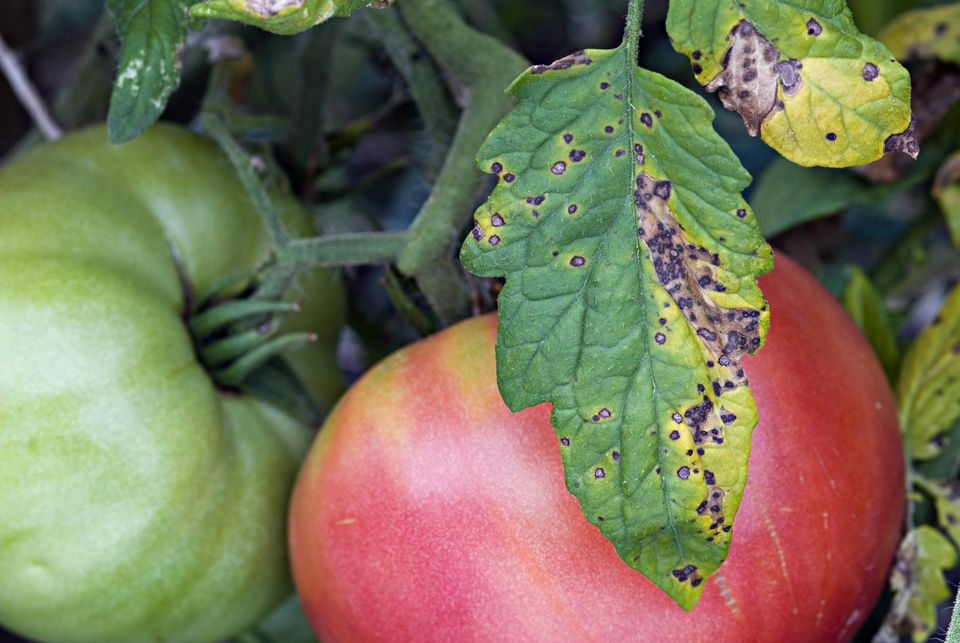
#> input picture lab2/choroby_sort/01.jpg, 960 x 643 px; its folder holds only this picture in this run
$ jupyter execute --allow-errors 'PUMY 2_poprawione.ipynb'
#> lines starting #> are read from the running program, lines starting #| are printed output that depends on the picture
# Zadanie 1. Celem zadania jest zapoznanie się z metodą analizy głównych składowych (ang. Principal Component Analysis, PCA). Pracować będziemy na zbiorze Plantdoc dataset1. Jest to zbiór zdjęć przedstawiający choroby popularnych roślin uprawnych.

## Preprocesing danych

### 1. Wybierz ze zbioru Plantdoc podzbiór kilkudziesięciu (np. 60) zdjęć przedstawiających trzy choroby roślin jednego gatunku (np. 3 choroby ziemniaków lub 3 choroby pomidorów, po 20 zdjęć dla każdej choroby).

#### Wybrano choroby pomidorów
#### - Tomato Septoria leaf spot
#### - Tomato leaf bacterial spot
#### - Tomato leaf mosaic virus

### zmiana nazw plików zdjęciowych aby ułatwić rozróżnianie chorób

[cell 1]
# import os

# # Ścieżka do folderu z plikami
# folder_path = "choroba3"

# # Pobierz listę plików w folderze
# files = os.listdir(folder_path)

# # Zainicjuj zmienną licznikową
# count = 41

# # Iteruj przez każdy plik w folderze
# for filename in files:
#     # Buduj nową nazwę pliku z numerem
#     new_filename = str(count) + ".jpg"  # Zmiana rozszerzenia pliku jeśli potrzebne

#     # Buduj pełną ścieżkę do pliku
#     old_filepath = os.path.join(folder_path, filename)
#     new_filepath = os.path.join(folder_path, new_filename)

#     # Zmień nazwę pliku
#     os.rename(old_filepath, new_filepath)

#     # Zwiększ licznik
#     count += 1

### 2. Wczytaj zdjęcia do pamięci. Po wczytaniu każde zdjęcie będzie trójwymiarowym tensorem. Można wykorzystać funkcję matplotlib.imread albo wykorzystać bibliotkę imageio lub Pillow.

[cell 2]
import os
import numpy as np
import matplotlib.pyplot as plt
from PIL import Image

[cell 3]
def load_images_from_folder(folder):
#> called with folder = 'choroby_sort'
    images = []
    for filename in os.listdir(folder):
        img = Image.open(os.path.join(folder, filename))
#> img is the input picture: PIL image 960x643 RGB; mean R, G, B 121, 116, 89.2
        if img is not None:
            images.append(img)
    return images

### 3. Przeskaluj wszystkie zdjęcia do rozdzielczości 224 × 224, tak aby wszystkie obrazy miały ten sam rozmiar, równy 224 × 224 × 3.

[cell 4]
def resize_images(images, target_size=(224, 224)):
    resized_images = []
    for img in images:
        resized_img = img.resize(target_size)
        resized_images.append(resized_img)
    return resized_images

[cell 5]
# Wczytanie zdjęć z folderu
folder_path = "choroby_sort"
images = load_images_from_folder(folder_path)
#> images = 1 item

resized_images = resize_images(images)
#> the loop in resize_images, `for img in images:` made 1 pass
#> pass 1, in resize_images, `resized_img = img.resize(target_size)`:
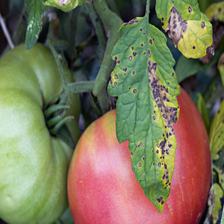
#> resized_img: PIL image 224x224 RGB; mean R, G, B 121, 116, 89.2
#> resized_images = 1 item

# Konwersja do tablicy numpy
resized_image_tensors = np.array([np.array(img) for img in resized_images])

# Sprawdzenie nowych wymiarów
print("Shape of resized image tensors:", resized_image_tensors.shape)
#| Shape of resized image tensors: (1, 224, 224, 3)

### 4.Skonwertuj obrazy do skali szarości, tak aby z trójwymiarowego tensora reprezentującego dane zdjęcie otrzymać tablicę dwuwymiarową

[cell 6]
def convert_to_grayscale(images):
    grayscale_images = []
    for img in images:
        grayscale_img = img.convert('L')
        grayscale_images.append(grayscale_img)
    return grayscale_images

# Konwersja obrazów do skali szarości
grayscale_images = convert_to_grayscale(resized_images)
#> the loop in convert_to_grayscale, `for img in images:` made 1 pass
#> pass 1, in convert_to_grayscale, `grayscale_img = img.convert('L')`:
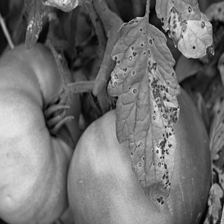
#> grayscale_img: PIL image 224x224 L; min 0, max 241, mean 114.4
#> grayscale_images = 1 item

# Konwersja do tablicy numpy
grayscale_image_arrays = np.array([np.array(img) for img in grayscale_images])

# Sprawdzenie nowych wymiarów
print("Shape of grayscale image arrays:", grayscale_image_arrays.shape)
#| Shape of grayscale image arrays: (1, 224, 224)

### 5. Skonwertuj obrazy, będące teraz tablicami dwuwymiarowymi (macierzami) na wektory. Pomocna będzie jedna z funkcji: np.reshape, np.ravel, np.flatten. Funkcje np.reshape i np.ravel zwracają, gdy tylko jest to możliwe, widok oryginalej tablicy. Funkcja np.flatten zwraca kopię tablicy, co zwykle jest niepożądane. Każdy obraz powinien być teraz reprezentowany przez wektor o rozmiarze 50 176

[cell 7]
def convert_to_vectors(images):
    image_vectors = []
    for img in images:
        img_vector = np.reshape(img, -1)
        image_vectors.append(img_vector)
    return image_vectors

# Konwersja obrazów do wektorów
image_vectors = convert_to_vectors(grayscale_image_arrays)
#> the loop in convert_to_vectors, `for img in images:` made 1 pass
#> image_vectors = 1 item

# Sprawdzenie rozmiaru wektorów
print("Size of each image vector:", image_vectors[0].shape)
#| Size of each image vector: (50176,)

# Sprawdzenie liczby wektorów
print("Number of image vectors:", len(image_vectors))
#| Number of image vectors: 1

### 6. Przeprowadź centrowanie zbioru, czyli od każdego obrazu odemij średni obraz. W tym momencie wycentrowany zbiór zdjęć możemy reprezentować jako tablicę X o wymiarze 60 × 50176

[cell 8]
def center_dataset(image_vectors):
    # Obliczanie średniego obrazu
    m_image = np.mean(image_vectors, axis=0)

    # Odjęcie średniego obrazu od każdego wektora obrazu
    centered_images = [img - m_image for img in image_vectors]

    return m_image, centered_images

# Centrowanie zbioru i zapisanie średniego obrazu na potem
mean_image, centered_image_vectors = center_dataset(image_vectors)
#> centered_image_vectors = 1 item

# Konwersja na tablicę numpy
X = np.array(centered_image_vectors)

# Sprawdzenie wymiarów
print("Shape of centered dataset X:", X.shape)
#| Shape of centered dataset X: (1, 50176)
print(mean_image.shape)
#| (50176,)

## Analiza głównych składowych

### 1. Wykonaj transformację PCA. Realizacja możliwa jest na kilka sposobów:
#### --> (a) Poprzez użycie funkcji sklearn.decomposition.PCA. Nie mamy jednak głębszego wglądu w działanie metody.
#### (b) Poprzez rozkład macierzy X według wartości osobliwych, X = U ΣV ^T , a następnie wyliczenie macierzy Z = XV .
#### (c) Poprzez wyliczenie wektorów i wartości własnych macierzy kowarianacji, tj. 1/n X^T X. Wadą tego podejścia może być duże obciążenie pamięciowe, gdyż rozmiar macierzy kowariancji wynosi m × m, gdzie m jest liczbą cech.

[cell 9]
from sklearn.decomposition import PCA

# Utworzenie instancji PCA
n_components=10
pca = PCA(n_components)  # Określenie liczby składowych do zachowania

# Dopasowanie PCA do danych i transformacja danych
#> (the rest of this cell did not finish here and is left out)

### 2. Jak wyglądała dla tego zbioru macierz kowariancji przed transformacją PCA, a jak po jej wykonaniu?

#> (a cell that did not finish here is left out)

### 3. Jak wyglądało średnie zdjęcie, które odjęliśmy od pozostałych, by wycentrować zbiór?

[cell 11]
# Średni obraz jest już zapisany
# mean_image

# Konwersja średniego obrazu z wektora na macierz o wymiarach 224x224
mean_image_matrix = mean_image.reshape(224, 224)

# Wyświetlenie średniego obrazu
plt.imshow(mean_image_matrix, cmap='gray')
plt.axis('off')
plt.title('Średni obraz')
plt.show()

### 4. Jak wyglądają znalezione nowe wektory bazowe (ang. principal axes)? Zaprezentuj je posortowane według powiązanej wariancji. Zauważ, że wektory bazowe też są wektorami z oryginalnej przestrzeni. Ponieważ oryginalna przestrzeń zawierała zdjęcia, to znalezioną nową, lepszą bazę możemy również zwizualizować w postaci obrazów, tak jak średnią fotografię z poprzedniego punktu.

#> (a cell that did not finish here is left out)

### 5. Zredukuj wymiarowość obserwacji do odpowiednio 3, 9 i 27 najważniejszych składowych, czyli cech w nowej bazie (ang. principal components). Jak wyglądają tak ”odchudzone” z wymiarów zdjęcia? Żeby odpowiedzieć na to pytanie wykonaj poniższe kroki.
#### (a) Wyzeruj wszystkie wartości składowych, poza wybranymi najważniejszymi składowymi.

[cell 13]
# Wybór liczby najważniejszych składowych
num_components = [3, 9, 27]

# Zerowanie składowych poza najważniejszymi
zeroed_components = []
#> (the rest of this cell did not finish here and is left out)

#### (b) Przetransformuj tak zmodyfikowane zdjęcia do oryginalnej bazy.

[cell 14]
# Przetransformowanie zmodyfikowanych zdjęć do oryginalnej bazy

transformed_images = []
for component in zeroed_components:
    transformed_image = np.dot(Z, component)
    transformed_images.append(transformed_image)

#### (c) Do każdego zdjęcia dodaj średni wektor, odwracając wycentrowanie.

[cell 15]
recentered_images = []

for image in transformed_images:
    recentered_image = image[0]
    recentered_image = recentered_image + mean_image
    recentered_images.append(recentered_image)
#> after the loop, recentered_images = []

#### (d) Przekształć wektor do kształtu zdjęcia i wyświetl.

[cell 16]
# Przekształcenie wektora do kształtu zdjęcia i wyświetlenie
for i, image in enumerate(recentered_images):
    plt.figure(figsize=(5, 5))
    plt.imshow(image.reshape(224, 224), cmap='gray')
    plt.title('Image with {} principal components'.format(num_components[i]))
    plt.axis('off')
    plt.show()
#> this loop made 0 passes

### 6. Na koniec użyj PCA do zrzutowania zbioru na płaszczyznę.
#### (a) Zredukuj wymiarowość do 2 najważniejszych aspektów danych. Nie zeruj odrzucanych cech, zamiast tego skróć wektory (obserwacje powinny stać się wektorami dwuwymiarowymi).

[cell 17]
import matplotlib.pyplot as plt

# Utwórz instancję PCA z dwoma składowymi
pca_2d = PCA(n_components=2)

# Dopasuj PCA do danych i przekształć je do dwóch najważniejszych składowych
#> (the rest of this cell did not finish here and is left out)

#### (b) Użyj tych wektorów 2D jako współrzędnych na płaszczyźnie. Każdą obserwację zaznacz markerem, uzależniając kolor lub kształt markera od rodzaju choroby, którą przedstawiało dane zdjęcie

[cell 18]
# Utwórz wykres punktowy
plt.figure(figsize=(10, 8))

# Zdefiniuj kolory lub kształty markerów dla różnych chorób
#### - Tomato Septoria leaf spot
#### - Tomato leaf bacterial spot
#### - Tomato leaf mosaic virus
colors = ['r', 'g', 'b']
markers = ['o', '^', 's']  # Dla każdej choroby inny kształt

# Iteruj po danych i zaznacz je na wykresie
#> (the rest of this cell did not finish here and is left out)

## 7. Przedstaw wykres wariancji wyjaśnionej w zależności od liczby głównych składowych

[cell 19]
import matplotlib.pyplot as plt
import numpy as np
from sklearn.decomposition import PCA

# Utwórz instancję PCA z pełną liczbą składowych
pca_full = PCA()

# Dopasuj PCA do danych
pca_full.fit(X)

# Oblicz procentową wariancję wyjaśnioną dla każdej składowej
explained_variance_ratio = pca_full.explained_variance_ratio_

# Oblicz kumulatywną sumę wariancji wyjaśnionej
cumulative_explained_variance = np.cumsum(explained_variance_ratio)

# Utwórz wykres
plt.figure(figsize=(10, 6))
plt.plot(range(1, len(explained_variance_ratio) + 1), cumulative_explained_variance, marker='o', linestyle='-')
plt.title('Wykres wariancji wyjaśnionej')
plt.xlabel('Liczba głównych składowych')
plt.ylabel('Kumulatywna wariancja wyjaśniona')
plt.grid(True)
plt.show()
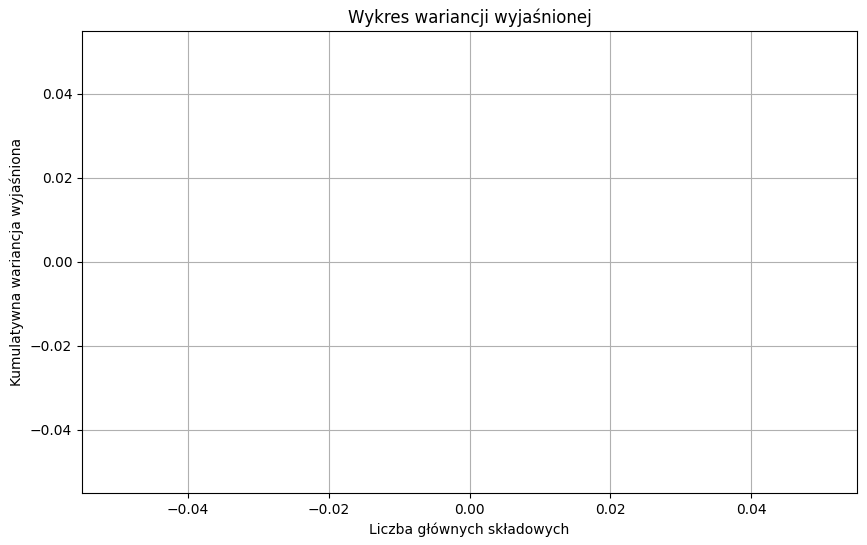
#> figure drawn by matplotlib, 1 panel

$ run again, on lab2/choroby_sort/05.jpg
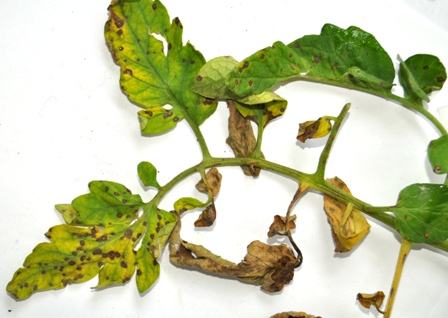
#> input picture lab2/choroby_sort/05.jpg, 448 x 318 px
#> in load_images_from_folder, img is the input picture: PIL image 448x318 RGB; mean R, G, B 198.2, 201.8, 164.3
#> images = 1 item
#> the loop in resize_images, `for img in images:` made 1 pass
#> pass 1, in resize_images, `resized_img = img.resize(target_size)`:
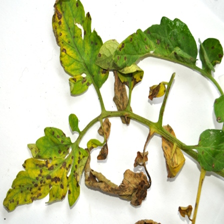
#> resized_img: PIL image 224x224 RGB; mean R, G, B 198.2, 201.8, 164.3
#| Shape of resized image tensors: (1, 224, 224, 3)
#> the loop in convert_to_grayscale, `for img in images:` made 1 pass
#> pass 1, in convert_to_grayscale, `grayscale_img = img.convert('L')`:
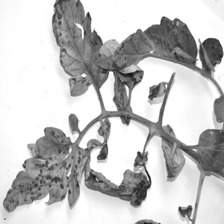
#> grayscale_img: PIL image 224x224 L; min 10, max 255, mean 196.4
#| Shape of grayscale image arrays: (1, 224, 224)
#> the loop in convert_to_vectors, `for img in images:` made 1 pass
#| Size of each image vector: (50176,)
#| Number of image vectors: 1
#| Shape of centered dataset X: (1, 50176)
#| (50176,)
#> after the loop `for image in transformed_images:`: recentered_images = []

$ run again, on lab2/choroby_sort/06.jpg
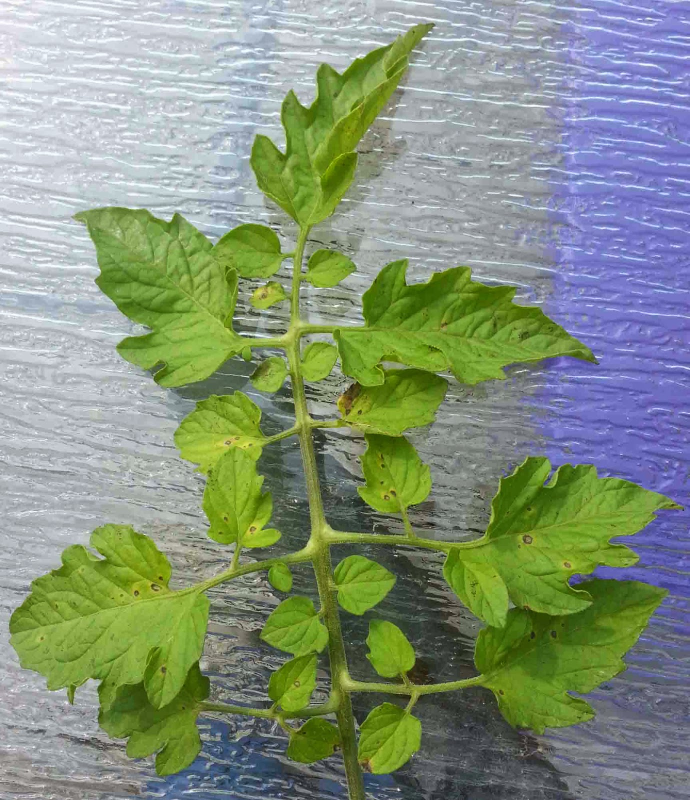
#> input picture lab2/choroby_sort/06.jpg, 1380 x 1600 px (shown at 1/2 size)
#> in load_images_from_folder, img is the input picture: PIL image 1380x1600 RGB; mean R, G, B 132.2, 146.8, 123.8
#> images = 1 item
#> the loop in resize_images, `for img in images:` made 1 pass
#> pass 1, in resize_images, `resized_img = img.resize(target_size)`:
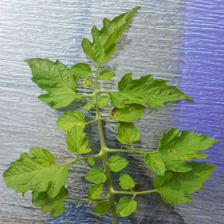
#> resized_img: PIL image 224x224 RGB; mean R, G, B 132.2, 146.8, 123.8
#| Shape of resized image tensors: (1, 224, 224, 3)
#> the loop in convert_to_grayscale, `for img in images:` made 1 pass
#> pass 1, in convert_to_grayscale, `grayscale_img = img.convert('L')`:
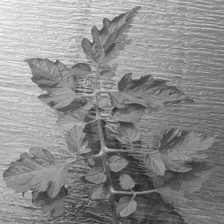
#> grayscale_img: PIL image 224x224 L; min 33, max 248, mean 139.8
#| Shape of grayscale image arrays: (1, 224, 224)
#> the loop in convert_to_vectors, `for img in images:` made 1 pass
#| Size of each image vector: (50176,)
#| Number of image vectors: 1
#| Shape of centered dataset X: (1, 50176)
#| (50176,)
#> after the loop `for image in transformed_images:`: recentered_images = []

$ run again, on lab2/choroby_sort/07.jpg
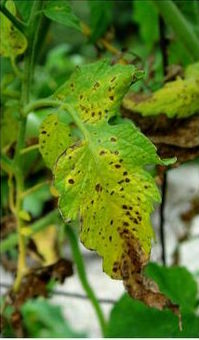
#> input picture lab2/choroby_sort/07.jpg, 199 x 340 px
#> in load_images_from_folder, img is the input picture: PIL image 199x340 RGB; mean R, G, B 93.1, 121.7, 40.4
#> images = 1 item
#> the loop in resize_images, `for img in images:` made 1 pass
#> pass 1, in resize_images, `resized_img = img.resize(target_size)`:
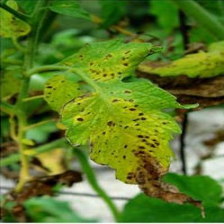
#> resized_img: PIL image 224x224 RGB; mean R, G, B 93.1, 121.7, 40.5
#| Shape of resized image tensors: (1, 224, 224, 3)
#> the loop in convert_to_grayscale, `for img in images:` made 1 pass
#> pass 1, in convert_to_grayscale, `grayscale_img = img.convert('L')`:
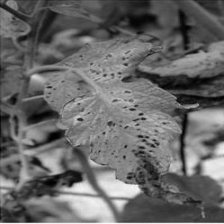
#> grayscale_img: PIL image 224x224 L; min 0, max 252, mean 103.9
#| Shape of grayscale image arrays: (1, 224, 224)
#> the loop in convert_to_vectors, `for img in images:` made 1 pass
#| Size of each image vector: (50176,)
#| Number of image vectors: 1
#| Shape of centered dataset X: (1, 50176)
#| (50176,)
#> after the loop `for image in transformed_images:`: recentered_images = []

$ run again, on lab2/choroby_sort/02.jpg
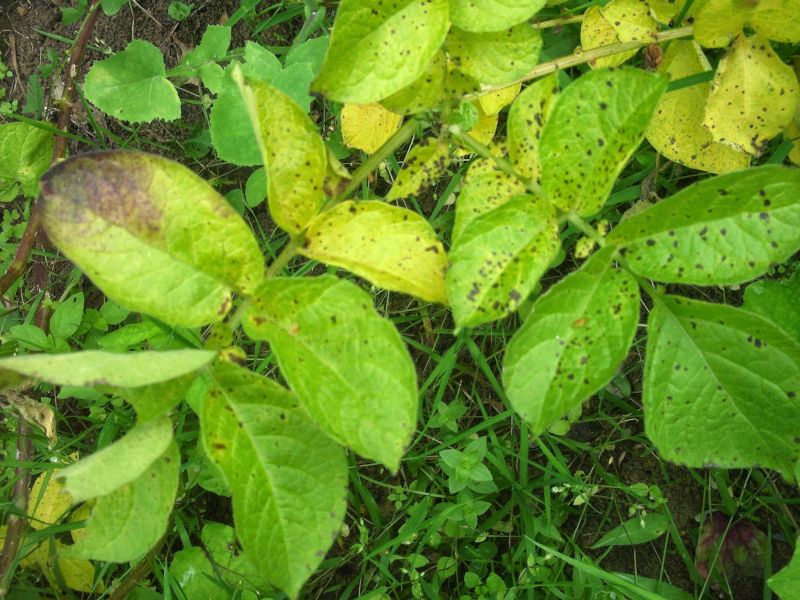
#> input picture lab2/choroby_sort/02.jpg, 1600 x 1200 px (shown at 1/2 size)
#> in load_images_from_folder, img is the input picture: PIL image 1600x1200 RGB; mean R, G, B 104.4, 142.3, 38.2
#> images = 1 item
#> the loop in resize_images, `for img in images:` made 1 pass
#> pass 1, in resize_images, `resized_img = img.resize(target_size)`:
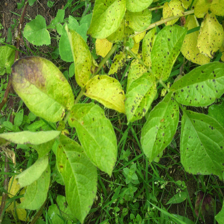
#> resized_img: PIL image 224x224 RGB; mean R, G, B 104.4, 142.3, 38.2
#| Shape of resized image tensors: (1, 224, 224, 3)
#> the loop in convert_to_grayscale, `for img in images:` made 1 pass
#> pass 1, in convert_to_grayscale, `grayscale_img = img.convert('L')`:
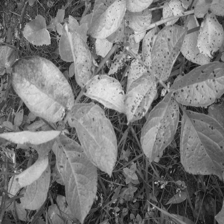
#> grayscale_img: PIL image 224x224 L; min 10, max 230, mean 119.1
#| Shape of grayscale image arrays: (1, 224, 224)
#> the loop in convert_to_vectors, `for img in images:` made 1 pass
#| Size of each image vector: (50176,)
#| Number of image vectors: 1
#| Shape of centered dataset X: (1, 50176)
#| (50176,)
#> after the loop `for image in transformed_images:`: recentered_images = []
